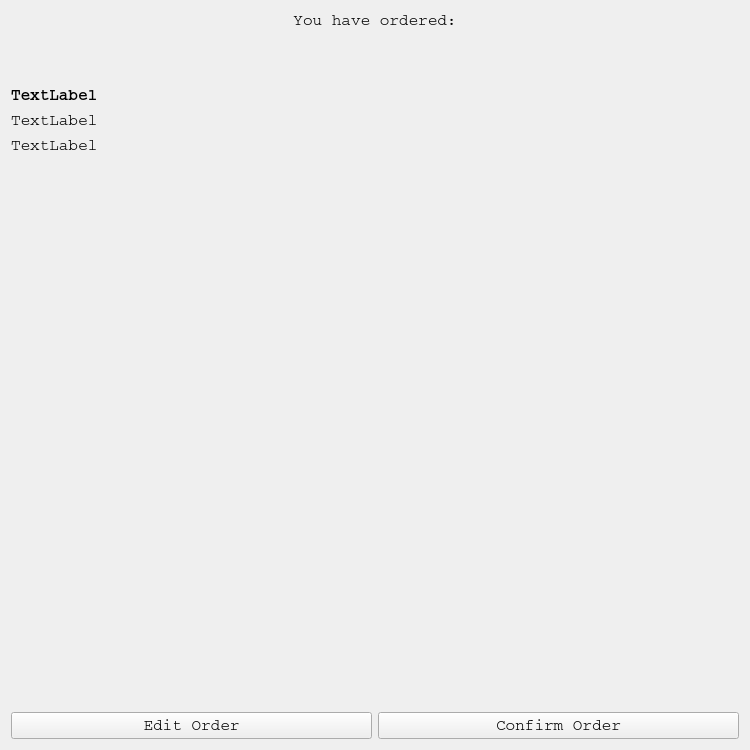
<?xml version="1.0" encoding="UTF-8"?>
<ui version="4.0">
 <class>Form</class>
 <widget class="QWidget" name="Form">
  <property name="geometry">
   <rect>
    <x>0</x>
    <y>0</y>
    <width>750</width>
    <height>750</height>
   </rect>
  </property>
  <property name="windowTitle">
   <string>Form</string>
  </property>
  <layout class="QVBoxLayout" name="verticalLayout">
   <item>
    <widget class="QLabel" name="label">
     <property name="font">
      <font>
       <family>Courier</family>
       <pointsize>12</pointsize>
      </font>
     </property>
     <property name="text">
      <string>&lt;html&gt;&lt;head/&gt;&lt;body&gt;&lt;p&gt;You have ordered:&lt;/p&gt;&lt;p&gt;&lt;br/&gt;&lt;/p&gt;&lt;/body&gt;&lt;/html&gt;</string>
     </property>
     <property name="alignment">
      <set>Qt::AlignCenter</set>
     </property>
    </widget>
   </item>
   <item>
    <widget class="QLabel" name="headerLabel">
     <property name="font">
      <font>
       <family>Courier</family>
       <pointsize>12</pointsize>
       <weight>75</weight>
       <bold>true</bold>
      </font>
     </property>
     <property name="text">
      <string>TextLabel</string>
     </property>
    </widget>
   </item>
   <item>
    <widget class="QLabel" name="orderLabel">
     <property name="font">
      <font>
       <family>Courier</family>
       <pointsize>12</pointsize>
      </font>
     </property>
     <property name="text">
      <string>TextLabel</string>
     </property>
    </widget>
   </item>
   <item>
    <widget class="QLabel" name="totalLabel">
     <property name="font">
      <font>
       <family>Courier</family>
       <pointsize>12</pointsize>
      </font>
     </property>
     <property name="layoutDirection">
      <enum>Qt::LeftToRight</enum>
     </property>
     <property name="text">
      <string>TextLabel</string>
     </property>
     <property name="alignment">
      <set>Qt::AlignLeading|Qt::AlignLeft|Qt::AlignVCenter</set>
     </property>
    </widget>
   </item>
   <item>
    <spacer name="verticalSpacer">
     <property name="font">
      <font>
       <family>Courier</family>
       <pointsize>12</pointsize>
      </font>
     </property>
     <property name="orientation">
      <enum>Qt::Vertical</enum>
     </property>
     <property name="sizeHint" stdset="0">
      <size>
       <width>20</width>
       <height>40</height>
      </size>
     </property>
    </spacer>
   </item>
   <item>
    <layout class="QHBoxLayout" name="horizontalLayout">
     <item>
      <widget class="QPushButton" name="editButton">
       <property name="font">
        <font>
         <family>Courier</family>
         <pointsize>12</pointsize>
        </font>
       </property>
       <property name="text">
        <string>Edit Order</string>
       </property>
      </widget>
     </item>
     <item>
      <widget class="QPushButton" name="confirmButton">
       <property name="font">
        <font>
         <family>Courier</family>
         <pointsize>12</pointsize>
        </font>
       </property>
       <property name="text">
        <string>Confirm Order</string>
       </property>
      </widget>
     </item>
    </layout>
   </item>
  </layout>
 </widget>
 <resources/>
 <connections/>
</ui>
